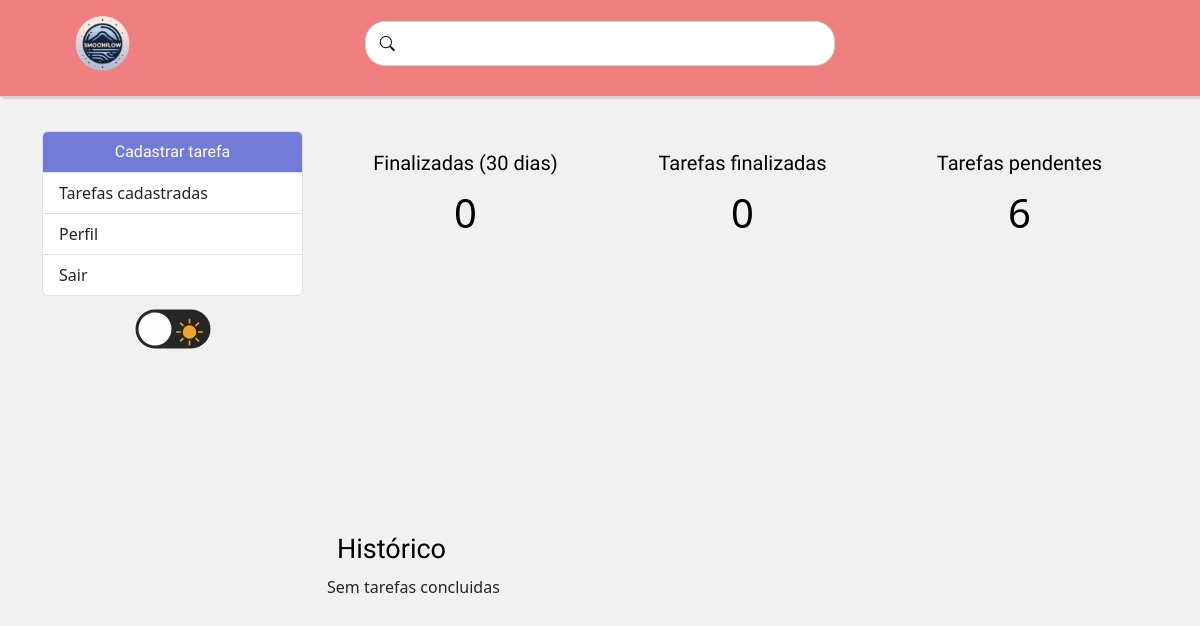
The app's page /perfil/ (signed in), older data.
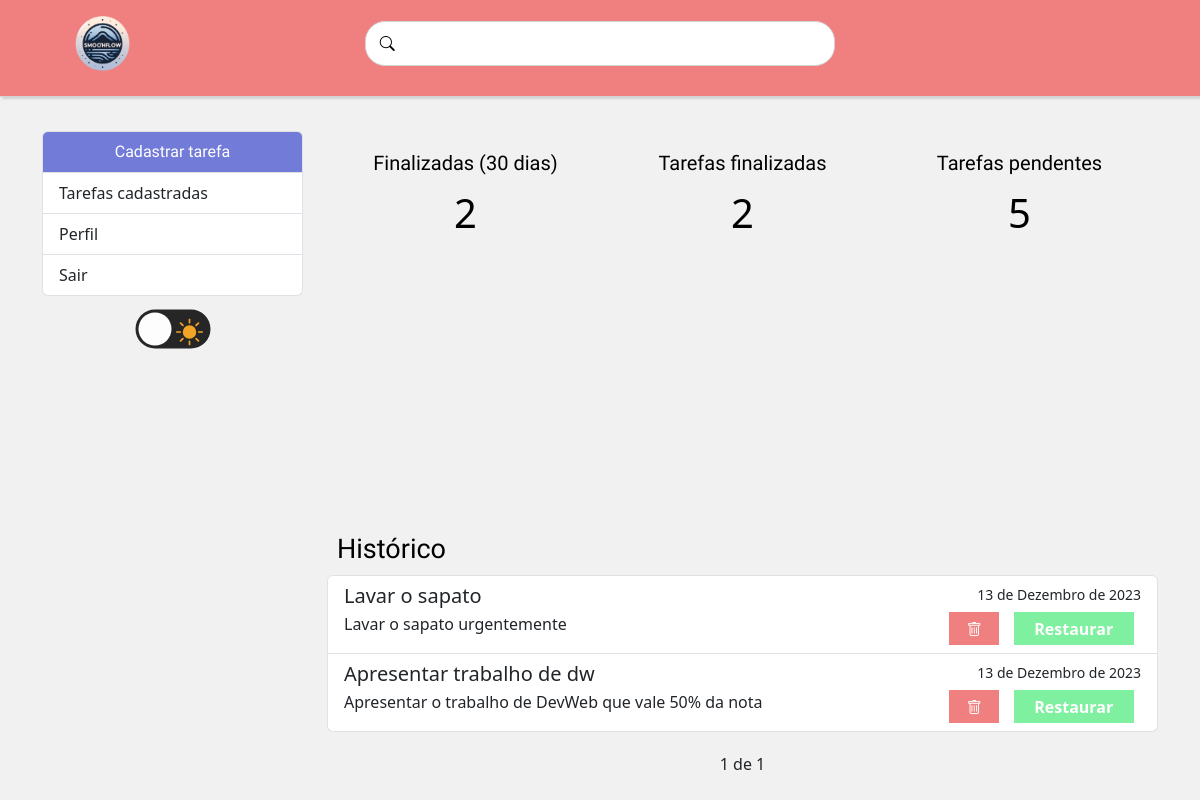
The same page, newer data.
### tarefas/models.py (models this page shows, shortened)
class Tarefas(models.Model):
    STATUS=(
        ('doing', 'Doing'),
        ('done', 'Done'),
    )
    titulo = models.CharField(max_length=100, null=False, blank=False)
    descricao = models.CharField(max_length=150)
    done = models.CharField(
        max_length=5,
        choices=STATUS,
    )
    criado_em = models.DateField(auto_now_add=True, null=False, blank=False)
    atualizado_em = models.DateTimeField(auto_now=True)
    termino = models.DateField(null=False, blank=False)
    finalizado_em = models.DateField(null=True, blank=True)

### tarefas/views.py (the view)
# urls.py: path('perfil/', perfilUser, name='perfilUser'),
@login_required(login_url='/auth/login/')
def perfilUser(request):
    tarefasRecentes = Tarefas.objects.filter(done='done', atualizado_em__gt=datetime.now()-timedelta(days=30)).count()
    tarefasFeitas = Tarefas.objects.filter(done='done').count()
    tarefasPendentes = Tarefas.objects.filter(done='doing').count()
    '''Código para listar tarefas do histórico'''
    search = request.GET.get('search')
    if search:
        tarefas_lista = Tarefas.objects.filter(titulo__icontains=search, done='done')
        paginator = Paginator(tarefas_lista, 5)
        page = request.GET.get('page')
        tarefas = paginator.get_page(page)
    else:
        tarefas_lista = Tarefas.objects.filter(done='done').order_by('termino')
        paginator = Paginator(tarefas_lista, 5)
        page = request.GET.get('page')
        tarefas = paginator.get_page(page)
    return render(request, "tarefas/perfilUser.html", {"tarefas": tarefas, 'tarefasRecentes': tarefasRecentes, 'tarefasFeitas': tarefasFeitas, 'tarefasPendentes': tarefasPendentes})

### tarefas/templates/tarefas/perfilUser.html (shortened to what this page needs)
{% extends "base.html" %}
{% block content %}
<div class="col-md-9">
    <div class="container dashboard">
        <div class="row">
            <div class="col-4 dashboard-box">
                <h4>Finalizadas (30 dias)</h4>
                <span>{{ tarefasRecentes }}</span>
            </div>
            <div class="col-4 dashboard-box">
                <h4>Tarefas finalizadas</h4>
                <span>{{ tarefasFeitas }}</span>
            </div>
            <div class="col-4 dashboard-box">
                <h4>Tarefas pendentes</h4>
                <span>{{ tarefasPendentes }}</span>
            </div>
        </div>
    </div>
    <div id="donutchart"></div>
    <h1 class="tituloHistorico">Histórico</h1>
    {% if tarefas %}
        <ul class="list-group" id="item-tarefa">
            {% for tarefa in tarefas %}
                <li class="list-group-item lista-de-tarefas">
                    <div class="d-flex w-100 justify-content-between">
                            <h5 class="mb-1" >{{ tarefa.titulo }}</h5>
                            <small class="tempoRestante">{{ tarefa.finalizado_em }}</small>
                    </div>
                    <div class="d-flex w-100 justify-content-between">
                        <p class="mb-1">{{ tarefa.descricao|default:"-" }}</p>
                        <div class="col-5 col-sm-4 col-lg-3 botoes-controle">
                            <a href="deleta/{{ tarefa.id }}" class="botao-deleta"><i class="bi bi-trash"></i></a>
                            <a href="mudastatus/{{ tarefa.id }}" class="botao-restaurar">Restaurar</a>
                        </div>
                    </div>
                </li>
            {% endfor %}
        </ul>
        <div class="pagina">
            <span class="step-list">
                <span class="sessaoAtual">
                    {{ tarefas.number }} de {{ tarefas.paginator.num_pages }}
                </span>
            </span>
        </div>
        {% else %}
            <p id="mesagemSemTarefas">Sem tarefas concluidas</p>
    {% endif %}
</div>
{% endblock %}

Row changes from the older to the newer data that the page shows:
now on this page (row edited): Tarefas: titulo "Lavar o sapato", finalizado_em "13 de Dezembro de 2023", descricao "Lavar o sapato urgentemente"
now on this page (row edited): Tarefas: titulo "Apresentar trabalho de dw", finalizado_em "13 de Dezembro de 2023", descricao "Apresentar o trabalho de DevWeb que vale 50% da nota"
Text that changed along with them:
{{ tarefasRecentes }}: "0" → "2"
{{ tarefasFeitas }}: "0" → "2"
{{ tarefasPendentes }}: "6" → "5"
{{ tarefas.number }}: (not shown) → "1"
{{ tarefas.paginator.num_pages }}: (not shown) → "1"
text no longer shown: "Sem tarefas concluidas"
text now shown: "de"
